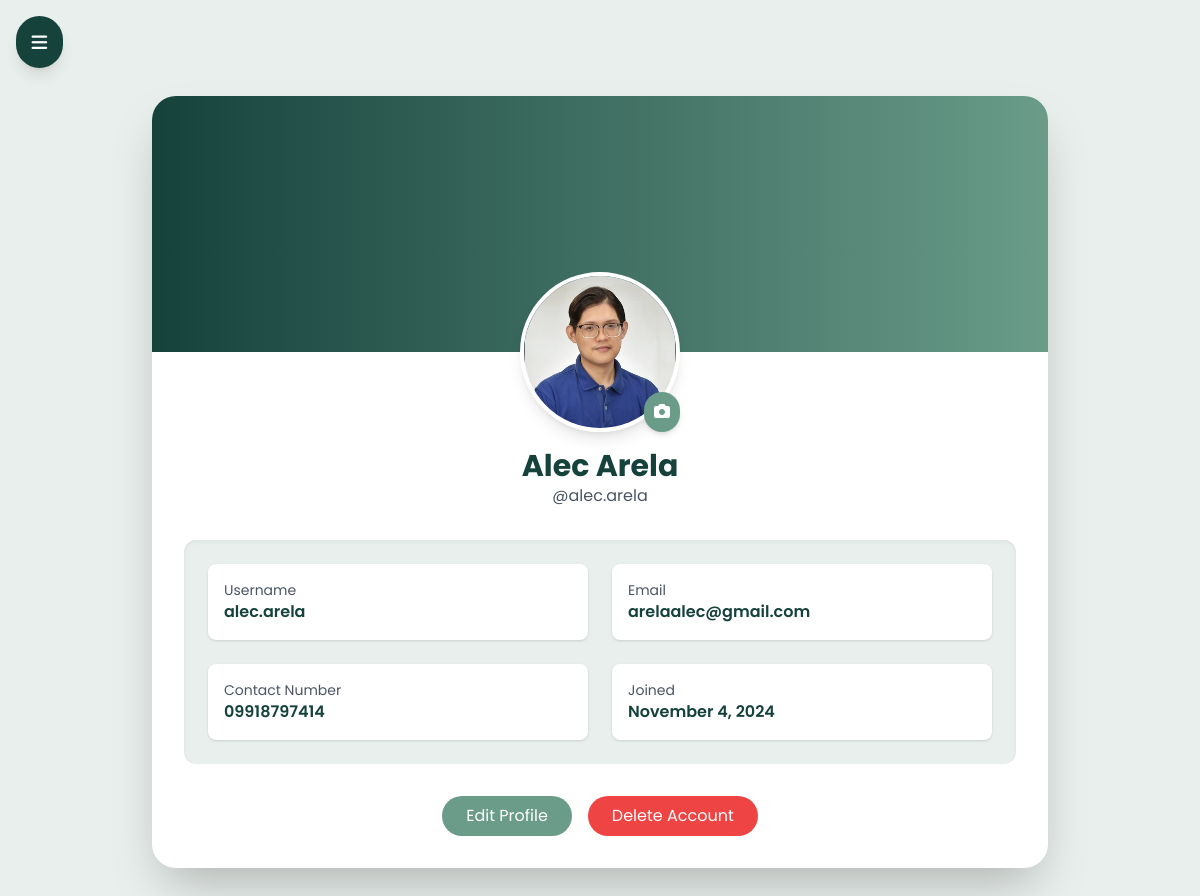
The app's page /users/account/ (signed in) with its own data.
### users/models.py (models this page shows, shortened)
class CustomUser(AbstractUser):
    middle_initial = models.CharField(max_length=1, blank=True)
    contact_number = models.CharField(max_length=15, blank=True)
    profile_picture = models.ImageField(upload_to='profile_pictures/', blank=True, null=True)

### users/views.py (the view)
# urls.py: path('account/', views.account_view, name='account'),
@login_required
def account_view(request):
    return render(request, 'users/account.html')

### users/templates/users/account.html (shortened to what this page needs)
<!DOCTYPE html>
<html lang="en">
<head>
    {% load static %}
    <script src="https://cdn.tailwindcss.com"></script>
    <link href="https://cdn.jsdelivr.net/npm/@fortawesome/fontawesome-free/css/all.min.css" rel="stylesheet">
</head>
<body class="bg-background min-h-screen">
    <button id="menuButton" class="fixed top-4 left-4 z-50 bg-primary text-white p-3 rounded-full shadow-lg hover:bg-secondary transition-colors">
        <i class="fas fa-bars text-lg"></i>
    </button>
    <div class="container mx-auto px-4 py-8 mt-16">
        <div class="bg-white shadow-2xl rounded-3xl overflow-hidden max-w-4xl mx-auto">
            <div class="relative h-64 bg-gradient-to-r from-primary to-secondary">
                <div class="absolute -bottom-20 left-1/2 transform -translate-x-1/2">
                    <div class="relative">
                        <div class="w-40 h-40 rounded-full overflow-hidden border-4 border-white shadow-lg">
                            {% if user.profile_picture %}
                                <img src="{{ user.profile_picture.url }}" alt="Profile Picture" class="w-full h-full object-cover">
                            {% else %}
                                <div class="w-full h-full bg-accent flex items-center justify-center text-primary text-4xl font-bold">
                                    {{ user.first_name|slice:":1" }}{{ user.last_name|slice:":1" }}
                                </div>
                            {% endif %}
                        </div>
                        <label for="uploadProfilePicture" class="absolute bottom-0 right-0 bg-secondary text-white p-2 rounded-full cursor-pointer shadow-md hover:bg-primary transition-colors">
                            <i class="fas fa-camera"></i>
                        </label>
                    </div>
                </div>
            </div>
            <div class="pt-24 px-8 pb-8">
                <div class="text-center mb-8">
                    <h2 class="text-3xl font-bold text-primary">{{ user.first_name }} {{ user.last_name }}</h2>
                    <p class="text-gray-600">@{{ user.username }}</p>
                </div>
                <div class="bg-background p-6 rounded-xl shadow-inner mb-8">
                    <div class="grid grid-cols-1 md:grid-cols-2 gap-6">
                        <div class="bg-white p-4 rounded-lg shadow">
                            <p class="text-gray-600 text-sm">Username</p>
                            <p class="font-semibold text-primary">{{ user.username }}</p>
                        </div>
                        <div class="bg-white p-4 rounded-lg shadow">
                            <p class="text-gray-600 text-sm">Email</p>
                            <p class="font-semibold text-primary">{{ user.email }}</p>
                        </div>
                        <div class="bg-white p-4 rounded-lg shadow">
                            <p class="text-gray-600 text-sm">Contact Number</p>
                            <p class="font-semibold text-primary">{{ user.contact_number|default:"Not Provided" }}</p>
                        </div>
                        <div class="bg-white p-4 rounded-lg shadow">
                            <p class="text-gray-600 text-sm">Joined</p>
                            <p class="font-semibold text-primary">{{ user.date_joined|date:"F j, Y" }}</p>
                        </div>
                    </div>
                </div>
                <div class="flex justify-center space-x-4">
                    <label for="editModal" class="btn bg-secondary hover:bg-primary text-white border-none px-6 py-2 rounded-full transition-colors duration-300 cursor-pointer">Edit Profile</label>
                    <label for="deleteModal" class="btn bg-red-500 hover:bg-red-600 text-white border-none px-6 py-2 rounded-full transition-colors duration-300 cursor-pointer">Delete Account</label>
                </div>
            </div>
        </div>
    </div>
</body>
</html>

### users/templates/users/account.html (style rules this page uses)
body { font-family: 'Poppins', sans-serif; }

### records on screen
CustomUser: profile_picture (picture), first_name "Alec", last_name "Arela", username "alec.arela", email "arelaalec@gmail.com", contact_number "09918797414", date_joined "November 4, 2024"
